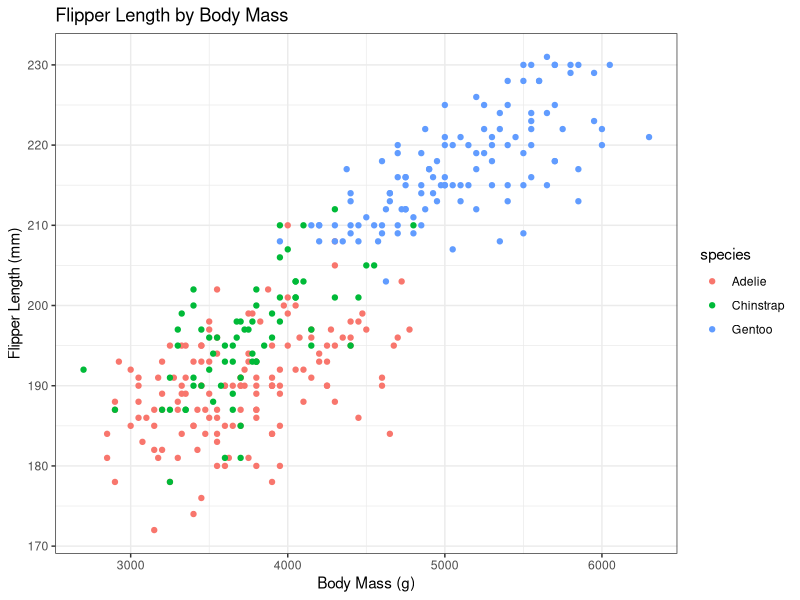
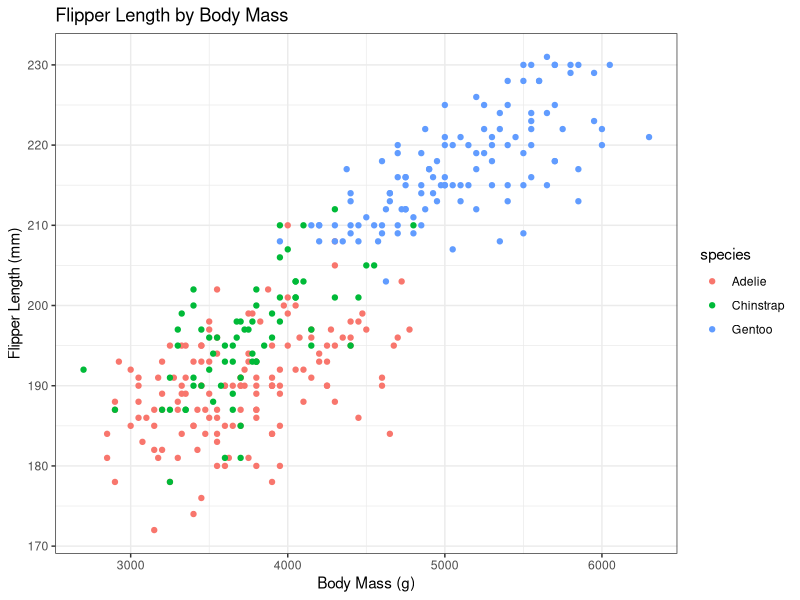
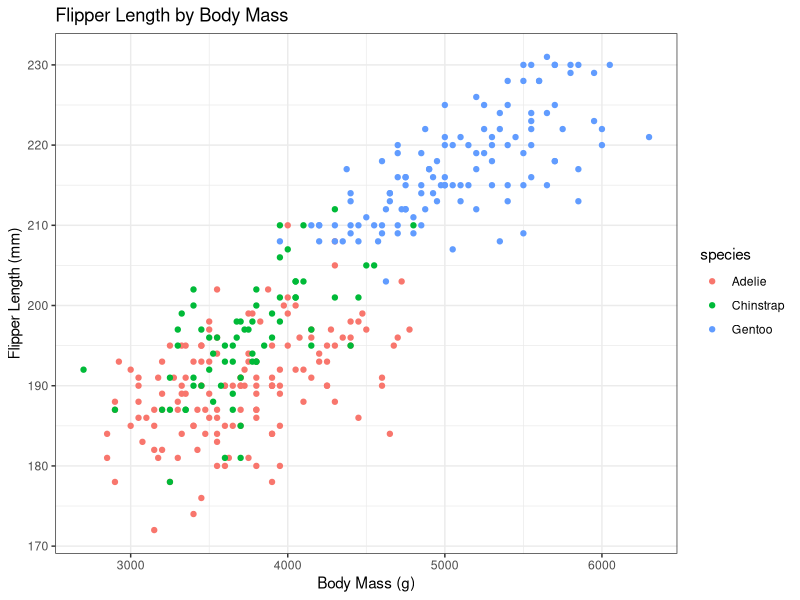

Generate these figures, in order, with R:
## ---- chunk 1
library(dplyr)
library(magrittr)
library(knitr)
library(tidyverse)
# penguins <- read_csv("C:/Users/omcla/OneDrive/Documents/R/win-library/4.1/palmerpenguins/extdata/penguins.csv")
library(palmerpenguins) ## install using install.packages() if not already installed
library(ggplot2) ## install using install.packages() if not already installed
## ---- chunk 2
penguins_nafree <- penguins %>% drop_na()
summarise(penguins_nafree, avg_flipper_length = mean(flipper_length_mm))
## ---- chunk 3
penguins_nafree <- penguins %>% drop_na()
summarise(penguins_nafree, avg_flipper_length = mean(flipper_length_mm))
## ---- chunk 4
ggplot(penguins_nafree,aes(x = body_mass_g, y = flipper_length_mm, colour = species)) +
    geom_point() +
theme_bw() +
labs(title = "Flipper Length by Body Mass",
         x = "Body Mass (g)", 
         y = "Flipper Length (mm)")
## ---- chunk 5
ggplot(penguins_nafree,aes(x = body_mass_g, y = flipper_length_mm, colour = species)) +
    geom_point() +
theme_bw() +
labs(title = "Flipper Length by Body Mass",
         x = "Body Mass (g)", 
         y = "Flipper Length (mm)")
## ---- chunk 6
ggplot(penguins_nafree,aes(x = body_mass_g, y = flipper_length_mm, colour = species)) +
    geom_point() +
theme_bw() +
labs(title = "Flipper Length by Body Mass",
         x = "Body Mass (g)", 
         y = "Flipper Length (mm)")
